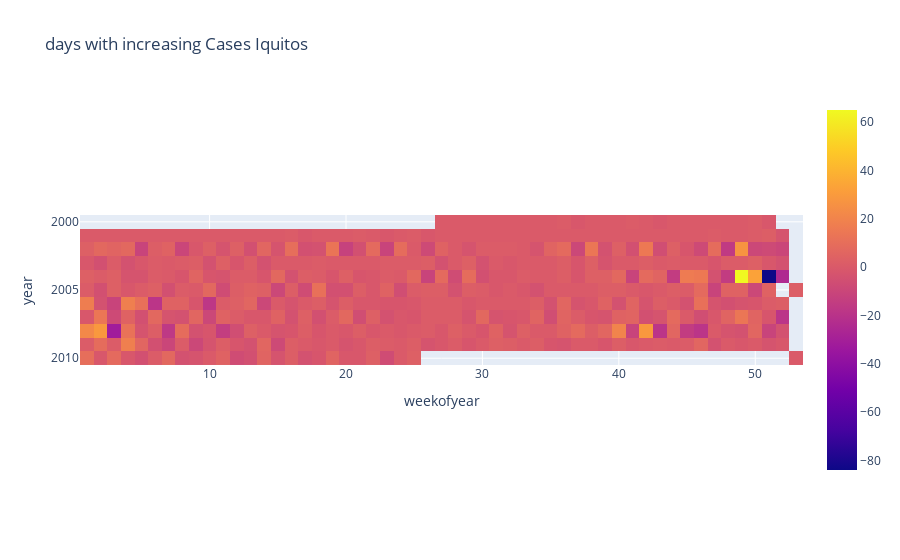

Write notebook code for a chart like this one.
### Code cell
new_cases_iq = labels_iq.copy()
new_cases_iq["new_cases"] = new_cases_iq.loc[:,"total_cases"]- new_cases_iq.loc[:,"total_cases"].shift(1)
new_cases_iq.drop("total_cases", inplace=True, axis=1)

iq = new_cases_iq.groupby(["year", "weekofyear"]).mean(numeric_only=True).unstack().sort_index(ascending=False)
iq.columns = iq.columns.droplevel()
fig = px.imshow(iq, title="days with increasing Cases Iquitos")
fig.show()

### Figure 1 — Plotly figure (JSON) as saved in the notebook; plotly's stock layout.template omitted (floating-point values rounded to 4 significant figures; data arrays with more than 128 entries replaced by an {"elided": "..."} marker saying what was removed)
{"data": [{"coloraxis": "coloraxis", "hovertemplate": "weekofyear: %{x}<br>year: %{y}<br>color: %{z}<extra></extra>", "name": "0", "type": "heatmap", "x": [1, 2, 3, 4, 5, 6, 7, 8, 9, 10, 11, 12, 13, 14, 15, 16, 17, 18, 19, 20, 21, 22, 23, 24, 25, 26, 27, 28, 29, 30, 31, 32, 33, 34, 35, 36, 37, 38, 39, 40, 41, 42, 43, 44, 45, 46, 47, 48, 49, 50, 51, 52, 53], "xaxis": "x", "y": [2010, 2009, 2008, 2007, 2006, 2005, 2004, 2003, 2002, 2001, 2000], "yaxis": "y", "z": {"elided": "11x53 int values"}}], "layout": {"coloraxis": {"colorscale": [[0, "#0d0887"], [0.1111, "#46039f"], [0.2222, "#7201a8"], [0.3333, "#9c179e"], [0.4444, "#bd3786"], [0.5556, "#d8576b"], [0.6667, "#ed7953"], [0.7778, "#fb9f3a"], [0.8889, "#fdca26"], [1, "#f0f921"]]}, "title": {"text": "days with increasing Cases Iquitos"}, "xaxis": {"anchor": "y", "constrain": "domain", "domain": [0, 1], "scaleanchor": "y", "title": {"text": "weekofyear"}}, "yaxis": {"anchor": "x", "autorange": "reversed", "constrain": "domain", "domain": [0, 1], "title": {"text": "year"}}}}
